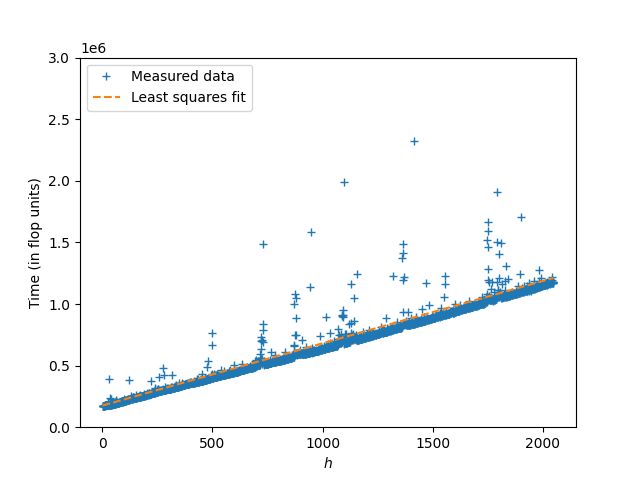

Generate this figure with Python:
import numpy as np
import matplotlib.pyplot as plt

data = np.genfromtxt(r"C:\Users\bjorn\Parallel\PageRank\plots\p128.txt", delimiter=' ').transpose()

h = data[0]
t = data[1]

g = 505.7
T0 = 175453

plt.figure()
plt.plot(h, t, '+', label='Measured data')
plt.plot(h, g*h+T0, '--', label='Least squares fit')
plt.ylim((0, 3e6))
plt.xlabel('$h$')
plt.ylabel('Time (in flop units)')
plt.legend()
plt.show()
